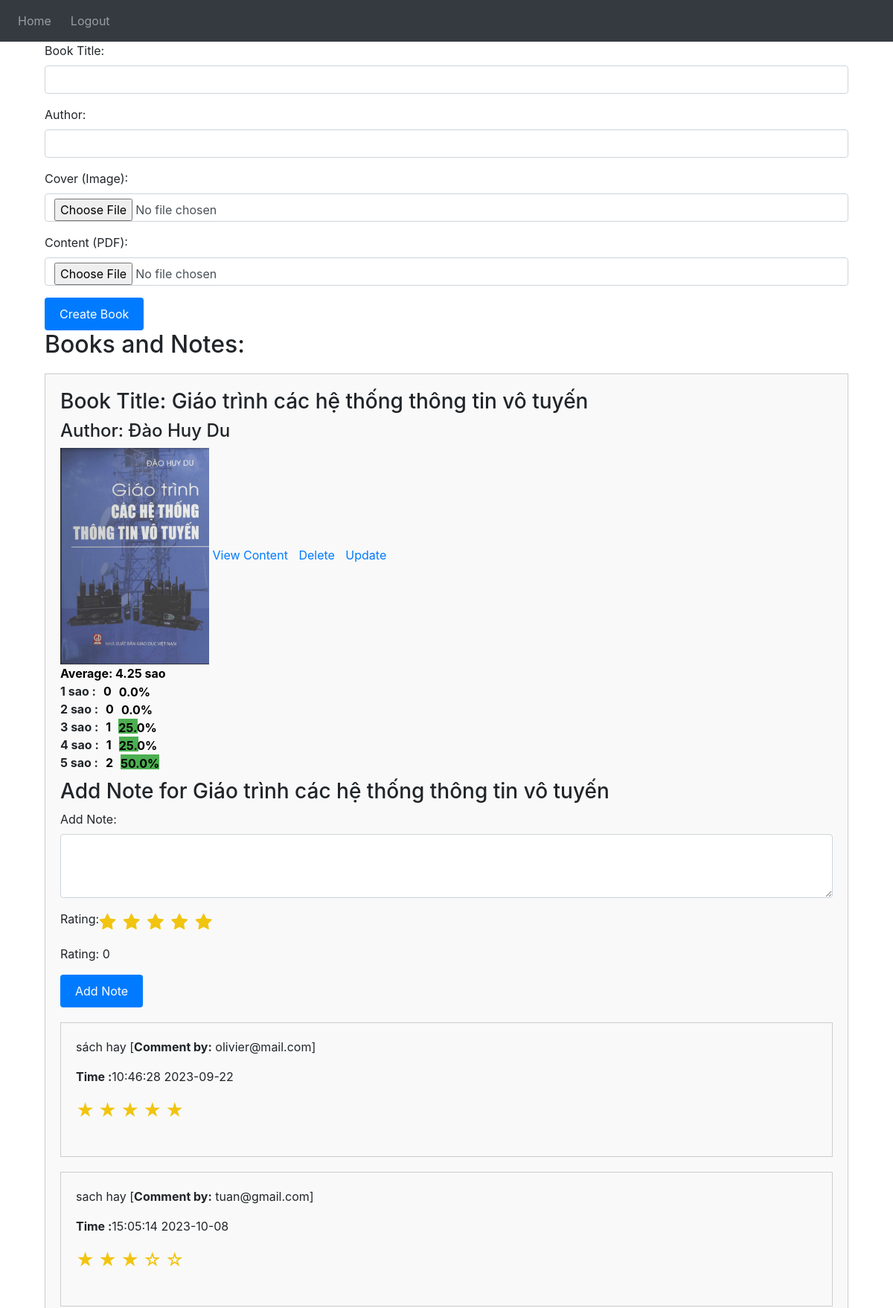
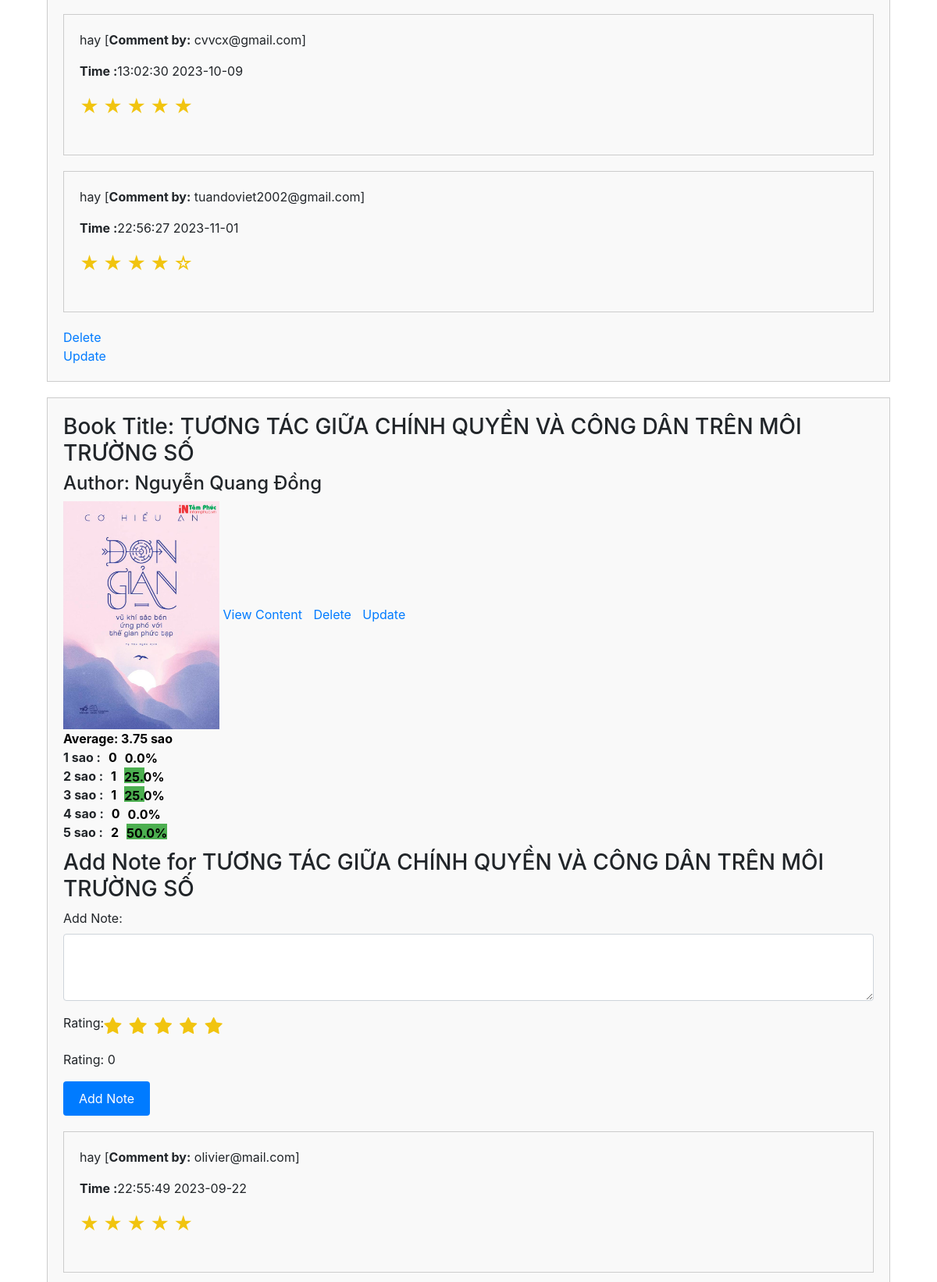
Screenshot of / (signed in, upper part) with the database file from the repository (2 pictures, top to bottom).
### website/models.py (models this page shows)
class Book(db.Model):
    id = db.Column(db.Integer, primary_key=True)
    title = db.Column(db.String(256))
    author = db.Column(db.String(128))
    publication_date = db.Column(db.Date)
    cover = db.Column(db.String(256))  # Trường cover để lưu tên file hình ảnh
    content = db.Column(db.String(256))  # Trường content để lưu tên file PDF
    notes = db.relationship('Note') # Quan hệ một-nhiều với Ghi chú
    def rating_percentages(self):
        ratings = [note.rating for note in self.notes]
        total_ratings = len(ratings)
        rating_counts = Counter(ratings)
        if total_ratings == 0:
            total_ratings = 1
        rating_percentages = [round(rating_counts[i] / total_ratings * 100 ,2)for i in range(1, 6)]
        return rating_percentages
    def rating_numbers(self):
        ratings = [note.rating for note in self.notes]
        rating_counts = Counter(ratings)
        rating_numbers = [rating_counts[i]  for i in range(1, 6)]
        return rating_numbers
    def rating_averages(self):
        ratings = [note.rating for note in self.notes]
        total_ratings = len(ratings)
        rating_counts = Counter(ratings)
        if total_ratings == 0:
            total_ratings = 1
        rating_averages = round(sum(ratings)/total_ratings,2)
        return rating_averages

class Note(db.Model):
    id = db.Column(db.Integer, primary_key=True)
    data = db.Column(db.String(10000))
    date_created = db.Column(db.DateTime, default=datetime.now(pytz.timezone('Asia/Bangkok')).replace(microsecond=0))
    rating = db.Column(db.Integer)
    user_id = db.Column(db.Integer, db.ForeignKey('user.id'))
    book_id = db.Column(db.Integer, db.ForeignKey('book.id'))  # Khóa ngoại đến sách
    users = db.relationship('User')

class User(db.Model, UserMixin):
    id = db.Column(db.Integer, primary_key=True)
    email = db.Column(db.String(128), unique=True)
    password = db.Column(db.String(128))
    first_name = db.Column(db.String(128))
    is_admin = db.Column(db.Boolean, default=False)

### website/views.py (the view, shortened to what this page needs)
@views.route('/', methods=['GET', 'POST'])
@login_required
def home():
    books = Book.query.all()
    books_with_ratings = [(book, book.rating_percentages(), book.rating_numbers(), book.rating_averages()) for book in books]
    return render_template('home.html', user=current_user, books_with_ratings = books_with_ratings, books = books )

### website/__init__.py (called while the page is built)
def create_app():
    app = Flask(__name__)
    app.config['SECRET_KEY'] = 'Tuandeptrai'
    app.config['SQLALCHEMY_DATABASE_URI'] = f'sqlite:///{DB_NAME}'
    app.config['UPLOADS_DEFAULT_DEST'] = 'website/static/media/'
    db.init_app(app)
    from .models import User, Note , Book
    app.app_context().push()
    create_database()
    login_manager = LoginManager()
    login_manager.login_view = 'auth.login'
    login_manager.init_app(app)
    @login_manager.user_loader
    def load_user(id):
        return User.query.get(int(id))
    from .views import views
    from .auth import auth
    app.register_blueprint(views, url_prefix='/')
    app.register_blueprint(auth, url_prefix='/')
    return app

### website/templates/home.html (shortened to what this page needs)
{% extends "base.html" %}
{% block content %}
<div class="container">
    {%if user.is_admin == 1%}
    <form method="POST" action="/" enctype="multipart/form-data">
        <div class="form-group">
            <label for="book_title">Book Title:</label>
            <input
                type="text"
                class="form-control"
                id="book_title"
                name="book_title"
                required
            />
        </div>
        <div class="form-group">
            <label for="author">Author:</label>
            <input
                type="text"
                class="form-control"
                id="author"
                name="author"
                required
            />
        </div>
        <div class="form-group">
            <label for="cover">Cover (Image):</label>
            <input
                type="file"
                class="form-control"
                id="cover"
                name="cover"
                accept="image/*"
            />
        </div>
        <div class="form-group">
            <label for="content">Content (PDF):</label>
            <input
                type="file"
                class="form-control"
                id="content"
                name="content"
                accept=".pdf"
            />
        </div>
        <button type="submit" name="create_book" class="btn btn-primary">
            Create Book
        </button>
    </form>
    {% endif %}
    <h2>Books and Notes:</h2>
    <ul>
        {% for book, percentages , numbers , averages in books_with_ratings %}
        <li>
            <h3>Book Title: {{ book.title }}</h3>
            <h4>Author: {{ book.author }}</h4>
            <img src="{{ url_for('static', filename='media/cover/' + book.cover) }}" alt="Book Cover" width="200">
            <a href="/view_content/{{ book.id }}">View Content</a>
            {%if user.is_admin == 1%}
            <a href="/delete_book/{{ book.id }}">Delete</a>
            <a href="/update_book/{{ book.id }}">Update</a>
            {% endif %}
            <div class="rating-stats">
                <div class="averages-label">Average: {{ averages }} sao </div>
                {% for i in range(1,6) %}
                <div class="rating-bar">
                    <div class="label">{{ i }} sao :</div>
                    <div class="numbers">{{ numbers[i-1] }}</div>
                    <div class="bar" style="width: {{ percentages[i-1]/10 }}%">
                        <div class="percentage-label">{{ percentages[i-1] }}%</div>
                    </div>
                </div>
                {% endfor %}
            </div>
            <h3>Add Note for {{ book.title }}</h3>
            <form method="POST" action="/">
                <div class="form-group">
                    <label for="note">Add Note:</label>
                    <textarea class="form-control" id="note{{ book.id }}" name="note" rows="3" required></textarea>
                </div>
                <div class="form-group star-rating">
                    <label for="rating{{ book.id }}">Rating:</label>
                    <i class="fa fa-star" data-rating="1"></i>
                    <i class="fa fa-star" data-rating="2"></i>
                    <i class="fa fa-star" data-rating="3"></i>
                    <i class="fa fa-star" data-rating="4"></i>
                    <i class="fa fa-star" data-rating="5"></i>
                </div>
                <p id="selected-rating{{ book.id }}">Rating: 0</p>
                <button type="submit" name="create_note" class="btn btn-primary">Add Note</button>
            </form>
            <ul>
                {% for note in book.notes %}
                <li>
                    <p>{{ note.data }} [<strong>Comment by:</strong> {{ note.users.email }}]</p>
                    <p><strong> Time :</strong>{{ note.date_created.time() }}  {{ note.date_created.date() }}</p>
                    <div class="star-rating">
                        {% for i in range(1, note.rating + 1) %}
                            <label class="star">&#9733;</label>
                        {% endfor %}
                        {% for i in range(note.rating + 1, 6) %}
                            <label class="star">&#9734;</label>
                        {% endfor %}
                    </div>
                </li>
                {% if user.id == note.user_id %}
                <a href="/delete/{{ note.id }}">Delete</a>
                <br />
                <a href="/update/{{ note.id }}">Update</a>
                <br />
                {% endif %}
                {% endfor %}
            </ul>
        </li>
        {% endfor %}
    </ul>
</div>
{% endblock %}

### website/templates/base.html (shortened to what this page needs)
<!DOCTYPE html>
<html lang="en">
<head>
    <link
      rel="stylesheet"
      href="https://stackpath.bootstrapcdn.com/bootstrap/4.4.1/css/bootstrap.min.css"
    />
    <link
      rel="stylesheet"
      href="https://stackpath.bootstrapcdn.com/font-awesome/4.7.0/css/font-awesome.min.css"
    />
    <link rel="stylesheet" href="{{ url_for('static', filename='/style.css') }}">
</head>
<body>
    <nav class="navbar navbar-expand-lg navbar-dark bg-dark">
        <div class="collapse navbar-collapse" id="navbar">
            <div class="navbar-nav">
              {% if user.is_authenticated %}
                <a class="nav-item nav-link" id="home" href="/">Home</a>
                <a class="nav-item nav-link" id="logout" href="/logout">Logout</a>
                {% else %}
                <a class="nav-item nav-link" id="login" href="/login">Login</a>
                <a class="nav-item nav-link" id="signUP" href="/sign-up">Sign UP</a>
                {% endif %}
            </div>
        </div>
    </nav>
    <div class="container">
        {% block content%}{% endblock %}
    </div>
</body>
</html>

### website/static/style.css (style rules this page uses)
ul { list-style-type: none; padding: 0; }
li { margin: 20px 0; border: 1px solid #ccc; padding: 20px; background-color: #f9f9f9; }
img { max-width: 100%; height: auto; }
a { text-decoration: none; margin-right: 10px; color: #007BFF; }
.btn { background-color: #007BFF; color: #fff; padding: 10px 20px; border: none; cursor: pointer; transition: background-color 0.3s ease; }
.star-rating { display: flex; align-items: center; margin-bottom: 15px; }
.star-rating i { cursor: pointer; font-size: 24px; color: #f1c40f; margin-right: 10px; }
ul li .star-rating { margin-top: 10px; }
ul li .star-rating label.star { font-size: 24px; color: #f1c40f; margin-right: 5px; }
.rating-stats { display: flex; flex-direction: column; justify-content: space-between; margin-bottom: 10px; }
.rating-bar { display: flex; align-items: center; }
.label { margin-right: 10px; font-weight: bold; }
.percentage-label { color: #000; font-weight: bold; }
.numbers { margin-right: 10px; color: #000; font-weight: bold; }
.averages-label { color: #000; font-weight: bold; }
.bar { height: 20px; background-color: #4caf50; margin-bottom: 3px; }

### rows the page displays
Book: title "Giáo trình các hệ thống thông tin vô tuyến", author "Đào Huy Du", cover (picture), averages "4.25", i "1" "2" "3" "4" "5", numbers "0" "0" "1" "1" "2", percentages "0.0" "0.0" "25.0" "25.0" "50.0", {{ percentages[i-1]/10 }} 2.5 (drawn), {{ percentages[i-1]/10 }} 5.0 (drawn)
Note: data "sách hay", users.email "olivier@mail.com", date_created.time "10:46:28", date_created "2023-09-22", rating 5 (drawn)
Note: data "sach hay", users.email "tuan@gmail.com", date_created.time "15:05:14", date_created "2023-10-08", rating 3 (drawn)
Note: data "hay", users.email "cvvcx@gmail.com", date_created.time "13:02:30", date_created "2023-10-09", rating 5 (drawn)
Note: data "hay", users.email "tuandoviet2002@gmail.com", date_created.time "22:56:27", date_created "2023-11-01", rating 4 (drawn)
Book: title "TƯƠNG TÁC GIỮA CHÍNH QUYỀN VÀ CÔNG DÂN TRÊN MÔI TRƯỜNG SỐ", author "Nguyễn Quang Đồng", cover (picture), averages "3.75", i "1" "2" "3" "4" "5", numbers "0" "1" "1" "0" "2", percentages "0.0" "25.0" "25.0" "0.0" "50.0", {{ percentages[i-1]/10 }} 2.5 (drawn), {{ percentages[i-1]/10 }} 5.0 (drawn)
Note: data "hay", users.email "olivier@mail.com", date_created.time "22:55:49", date_created "2023-09-22", rating 5 (drawn)
